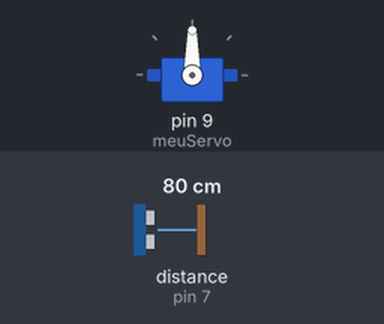
The sketch below on a simulated Arduino Uno, built with avr-gcc and run on an emulated ATmega328P. On the bench: servo. Wiring (inferred from the names in the program): ultrasonic range finder: trigger pin 8; echo pin 7. Inputs (shaded band) come from the test bench; at power-on: distance to the obstacle (sensor on pin 7) 80 cm. The echo pulse lasts 58.3 µs per cm.

Above: at 1.3 s.
1.4 s: distance to the obstacle (sensor on pin 7) set to 23 cm
4.4 s: distance to the obstacle (sensor on pin 7) set to 19 cm
At 6.9 s:
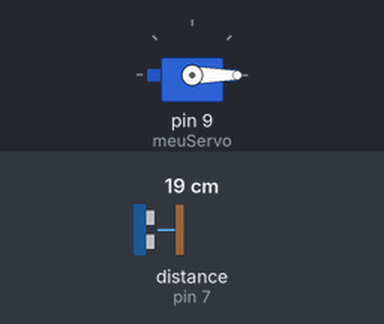
7.4 s: distance to the obstacle (sensor on pin 7) set to 35 cm
At 9.9 s:
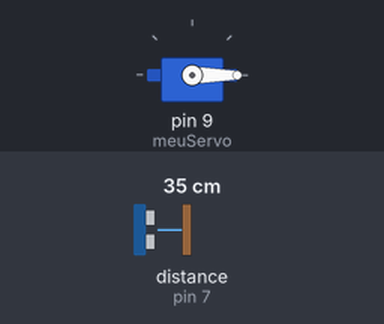
Timing chart, 0 to 11.4 s (numbered marks = the images above; inputs shaded):
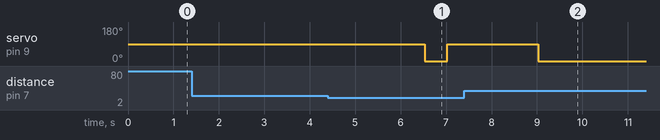

The sketch:

C_digo_Projeto_Final.ino
```cpp
#include <Servo.h>

Servo meuServo;
const int trigPin = 8;
const int echoPin = 7;

void setup() {
  meuServo.attach(9);
  pinMode(trigPin, OUTPUT);
  pinMode(echoPin, INPUT);
  Serial.begin(9600);
}

void loop() {
  long duracao, distancia;

  digitalWrite(trigPin, LOW);
  delayMicroseconds(2);
  digitalWrite(trigPin, HIGH);
  delayMicroseconds(10);
  digitalWrite(trigPin, LOW);

  duracao = pulseIn(echoPin, HIGH);
  distancia = (duracao * 0.034) / 2;

  if (distancia < 20) { // Distância em cm
    meuServo.write(90); // Abre o portão
    delay(2000); // Mantém aberto por 2 segundos
    meuServo.write(0); // Fecha o portão
  }

  delay(500);
}
```

Measured:
- the behaviour switches between 21 and 20 cm on distance to the obstacle (sensor on pin 7) (found by bisection; images 0 and 1)
- after the input at 1.4 s, every drawn part: stays the same
- after the input at 4.4 s, servo on pin 9 (meuServo): 90° → 0° after 2.1 s, → 90° 0.50 s later
- after the input at 7.4 s, servo on pin 9 (meuServo): goes on until 9.0 s, then stays 0°
